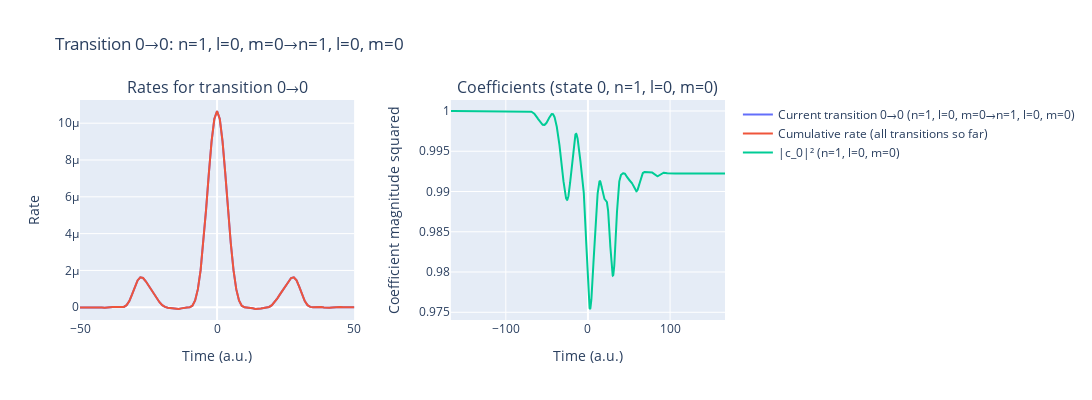
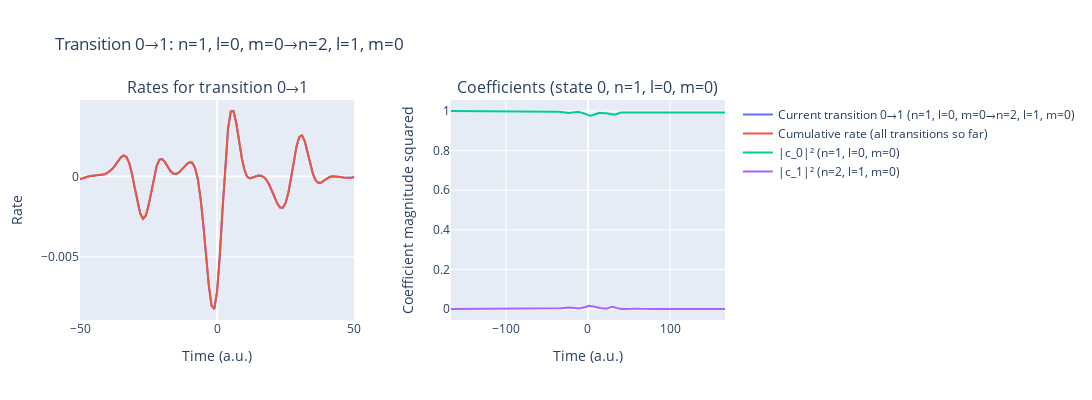
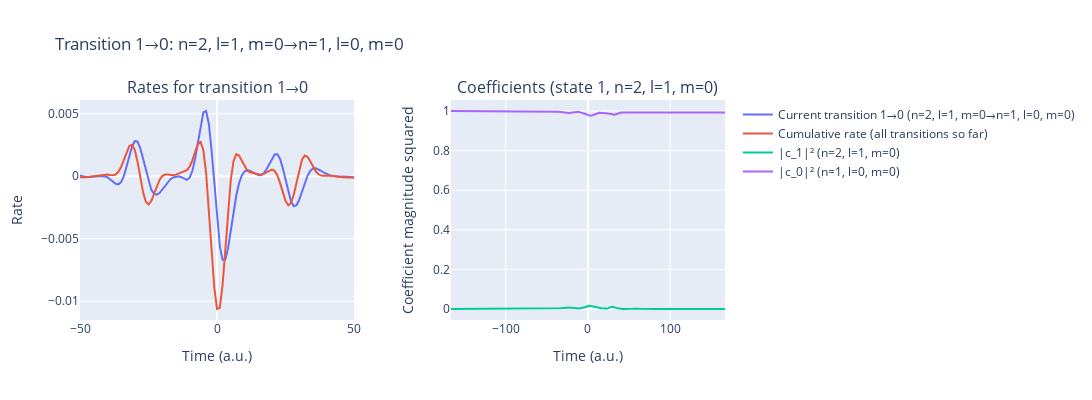
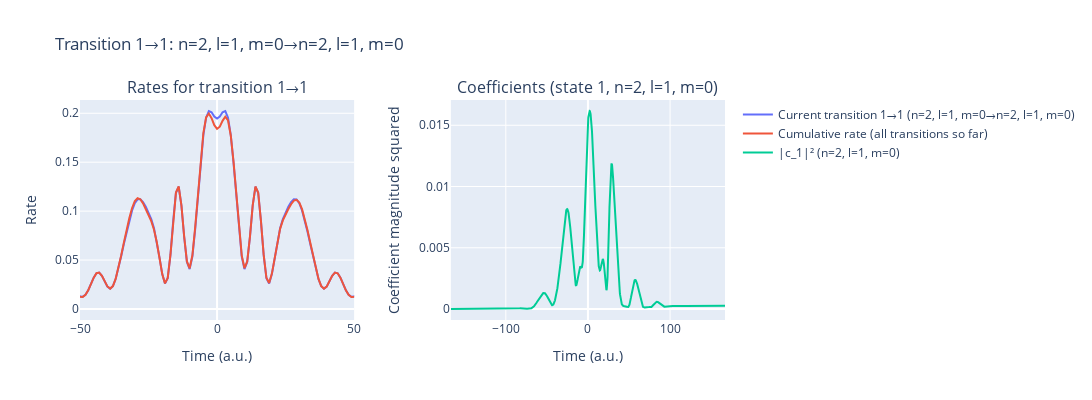

Notebook code for these charts, in order:
### Code cell
%autoreload 2
laser_pulses = LaserField(cache_results=True)
laser_pulses.add_pulse(params['lam0'], params['intensity'], params['cep'], params['lam0']/ AtomicUnits.nm / AtomicUnits.speed_of_light)
#laser_pulses.add_pulse(250, 8e9, -np.pi/2, 0.58/ AtomicUnits.fs, t0=-144.91)
t_min, t_max = laser_pulses.get_time_interval()
time_recon_1= np.arange(int(t_min), int(t_max)+1, 1.)

rateExcited_1 = IonRate(time_recon_1, laser_pulses, params, dT=0.5/4, kernel_type='exact_SFA', excitedStates=True)
laser_pulses.reset()

### Figure 1 — Plotly figure (JSON) as saved in the notebook; plotly's stock layout.template omitted (floating-point values rounded to 4 significant figures; data arrays with more than 128 entries replaced by an {"elided": "..."} marker saying what was removed)
{"data": [{"mode": "lines", "name": "Current transition 0→0 (n=1, l=0, m=0→n=1, l=0, m=0)", "type": "scatter", "x": {"elided": "333 int values"}, "xaxis": "x", "y": {"elided": "333 float values"}, "yaxis": "y"}, {"mode": "lines", "name": "Cumulative rate (all transitions so far)", "type": "scatter", "x": {"elided": "333 int values"}, "xaxis": "x", "y": {"elided": "333 float values"}, "yaxis": "y"}, {"mode": "lines", "name": "|c_0|² (n=1, l=0, m=0)", "type": "scatter", "x": {"elided": "2671 float values"}, "xaxis": "x2", "y": {"elided": "2671 float values"}, "yaxis": "y2"}], "layout": {"annotations": [{"font": {"size": 16}, "showarrow": false, "text": "Rates for transition 0→0", "x": 0.2125, "xanchor": "center", "xref": "paper", "y": 1, "yanchor": "bottom", "yref": "paper"}, {"font": {"size": 16}, "showarrow": false, "text": "Coefficients (state 0, n=1, l=0, m=0)", "x": 0.7875, "xanchor": "center", "xref": "paper", "y": 1, "yanchor": "bottom", "yref": "paper"}], "height": 400, "title": {"text": "Transition 0→0: n=1, l=0, m=0→n=1, l=0, m=0"}, "width": 1200, "xaxis": {"anchor": "y", "domain": [0, 0.425], "range": [-50, 50], "title": {"text": "Time (a.u.)"}}, "xaxis2": {"anchor": "y2", "domain": [0.575, 1], "title": {"text": "Time (a.u.)"}}, "yaxis": {"anchor": "x", "domain": [0, 1], "title": {"text": "Rate"}}, "yaxis2": {"anchor": "x2", "domain": [0, 1], "title": {"text": "Coefficient magnitude squared"}}}}

### Figure 2 — Plotly figure (JSON) as saved in the notebook; plotly's stock layout.template omitted (floating-point values rounded to 4 significant figures; data arrays with more than 128 entries replaced by an {"elided": "..."} marker saying what was removed)
{"data": [{"mode": "lines", "name": "Current transition 0→1 (n=1, l=0, m=0→n=2, l=1, m=0)", "type": "scatter", "x": {"elided": "333 int values"}, "xaxis": "x", "y": {"elided": "333 float values"}, "yaxis": "y"}, {"mode": "lines", "name": "Cumulative rate (all transitions so far)", "type": "scatter", "x": {"elided": "333 int values"}, "xaxis": "x", "y": {"elided": "333 float values"}, "yaxis": "y"}, {"mode": "lines", "name": "|c_0|² (n=1, l=0, m=0)", "type": "scatter", "x": {"elided": "2671 float values"}, "xaxis": "x2", "y": {"elided": "2671 float values"}, "yaxis": "y2"}, {"mode": "lines", "name": "|c_1|² (n=2, l=1, m=0)", "type": "scatter", "x": {"elided": "2671 float values"}, "xaxis": "x2", "y": {"elided": "2671 float values"}, "yaxis": "y2"}], "layout": {"annotations": [{"font": {"size": 16}, "showarrow": false, "text": "Rates for transition 0→1", "x": 0.2125, "xanchor": "center", "xref": "paper", "y": 1, "yanchor": "bottom", "yref": "paper"}, {"font": {"size": 16}, "showarrow": false, "text": "Coefficients (state 0, n=1, l=0, m=0)", "x": 0.7875, "xanchor": "center", "xref": "paper", "y": 1, "yanchor": "bottom", "yref": "paper"}], "height": 400, "title": {"text": "Transition 0→1: n=1, l=0, m=0→n=2, l=1, m=0"}, "width": 1200, "xaxis": {"anchor": "y", "domain": [0, 0.425], "range": [-50, 50], "title": {"text": "Time (a.u.)"}}, "xaxis2": {"anchor": "y2", "domain": [0.575, 1], "title": {"text": "Time (a.u.)"}}, "yaxis": {"anchor": "x", "domain": [0, 1], "title": {"text": "Rate"}}, "yaxis2": {"anchor": "x2", "domain": [0, 1], "title": {"text": "Coefficient magnitude squared"}}}}

### Figure 3 — Plotly figure (JSON) as saved in the notebook; plotly's stock layout.template omitted (floating-point values rounded to 4 significant figures; data arrays with more than 128 entries replaced by an {"elided": "..."} marker saying what was removed)
{"data": [{"mode": "lines", "name": "Current transition 1→0 (n=2, l=1, m=0→n=1, l=0, m=0)", "type": "scatter", "x": {"elided": "333 int values"}, "xaxis": "x", "y": {"elided": "333 float values"}, "yaxis": "y"}, {"mode": "lines", "name": "Cumulative rate (all transitions so far)", "type": "scatter", "x": {"elided": "333 int values"}, "xaxis": "x", "y": {"elided": "333 float values"}, "yaxis": "y"}, {"mode": "lines", "name": "|c_1|² (n=2, l=1, m=0)", "type": "scatter", "x": {"elided": "2671 float values"}, "xaxis": "x2", "y": {"elided": "2671 float values"}, "yaxis": "y2"}, {"mode": "lines", "name": "|c_0|² (n=1, l=0, m=0)", "type": "scatter", "x": {"elided": "2671 float values"}, "xaxis": "x2", "y": {"elided": "2671 float values"}, "yaxis": "y2"}], "layout": {"annotations": [{"font": {"size": 16}, "showarrow": false, "text": "Rates for transition 1→0", "x": 0.2125, "xanchor": "center", "xref": "paper", "y": 1, "yanchor": "bottom", "yref": "paper"}, {"font": {"size": 16}, "showarrow": false, "text": "Coefficients (state 1, n=2, l=1, m=0)", "x": 0.7875, "xanchor": "center", "xref": "paper", "y": 1, "yanchor": "bottom", "yref": "paper"}], "height": 400, "title": {"text": "Transition 1→0: n=2, l=1, m=0→n=1, l=0, m=0"}, "width": 1200, "xaxis": {"anchor": "y", "domain": [0, 0.425], "range": [-50, 50], "title": {"text": "Time (a.u.)"}}, "xaxis2": {"anchor": "y2", "domain": [0.575, 1], "title": {"text": "Time (a.u.)"}}, "yaxis": {"anchor": "x", "domain": [0, 1], "title": {"text": "Rate"}}, "yaxis2": {"anchor": "x2", "domain": [0, 1], "title": {"text": "Coefficient magnitude squared"}}}}

### Figure 4 — Plotly figure (JSON) as saved in the notebook; plotly's stock layout.template omitted (floating-point values rounded to 4 significant figures; data arrays with more than 128 entries replaced by an {"elided": "..."} marker saying what was removed)
{"data": [{"mode": "lines", "name": "Current transition 1→1 (n=2, l=1, m=0→n=2, l=1, m=0)", "type": "scatter", "x": {"elided": "333 int values"}, "xaxis": "x", "y": {"elided": "333 float values"}, "yaxis": "y"}, {"mode": "lines", "name": "Cumulative rate (all transitions so far)", "type": "scatter", "x": {"elided": "333 int values"}, "xaxis": "x", "y": {"elided": "333 float values"}, "yaxis": "y"}, {"mode": "lines", "name": "|c_1|² (n=2, l=1, m=0)", "type": "scatter", "x": {"elided": "2671 float values"}, "xaxis": "x2", "y": {"elided": "2671 float values"}, "yaxis": "y2"}], "layout": {"annotations": [{"font": {"size": 16}, "showarrow": false, "text": "Rates for transition 1→1", "x": 0.2125, "xanchor": "center", "xref": "paper", "y": 1, "yanchor": "bottom", "yref": "paper"}, {"font": {"size": 16}, "showarrow": false, "text": "Coefficients (state 1, n=2, l=1, m=0)", "x": 0.7875, "xanchor": "center", "xref": "paper", "y": 1, "yanchor": "bottom", "yref": "paper"}], "height": 400, "title": {"text": "Transition 1→1: n=2, l=1, m=0→n=2, l=1, m=0"}, "width": 1200, "xaxis": {"anchor": "y", "domain": [0, 0.425], "range": [-50, 50], "title": {"text": "Time (a.u.)"}}, "xaxis2": {"anchor": "y2", "domain": [0.575, 1], "title": {"text": "Time (a.u.)"}}, "yaxis": {"anchor": "x", "domain": [0, 1], "title": {"text": "Rate"}}, "yaxis2": {"anchor": "x2", "domain": [0, 1], "title": {"text": "Coefficient magnitude squared"}}}}
